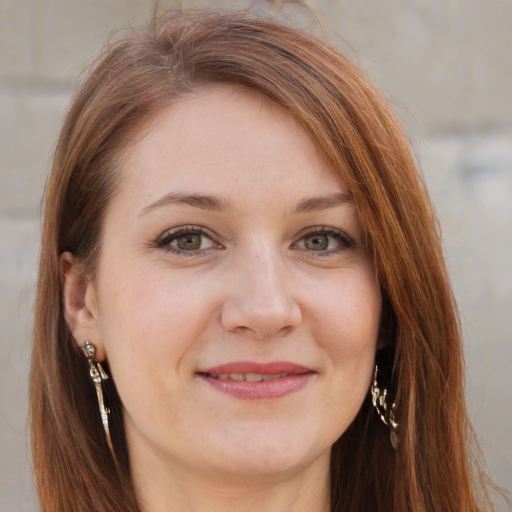
#> input picture face_generation/generated_faces/face_0.png, 1024 x 1024 px (shown at 1/2 size)
$ jupyter execute Untitled.ipynb
#> lines starting #> are read from the running program, lines starting #| are printed output that depends on the picture; pictures that were not available may be replaced by others from this repository, and a replacement may not be noted
[cell 1]
import cv2
import numpy as np
from PIL import Image
import os
import random

[cell 2]
synthetic_face_dir = '../face_generation/generated_faces'  # Adjusted path
synthetic_faces = []
try:
    for filename in os.listdir(synthetic_face_dir):
        if filename.endswith(('.png', '.jpg', '.jpeg')):
            img_path = os.path.join(synthetic_face_dir, filename)
            img = Image.open(img_path).convert("RGB")
#> img is the input picture: PIL image 1024x1024 RGB; mean R, G, B 159, 127.8, 112
            synthetic_faces.append(np.array(img))
    print(f"Loaded {len(synthetic_faces)} synthetic faces.")
    if not synthetic_faces:
        print("Warning: No synthetic faces found in the directory.")
except FileNotFoundError:
    print(f"Error: Directory '{synthetic_face_dir}' not found.")
    exit()

[cell 3]
video_path = 'input_video.mp4'  # Corrected path: video in the same directory
#> video_path = 'input_video.mp4'
cap = cv2.VideoCapture(video_path)

if not cap.isOpened():
    print(f"Error: Could not open video file: {video_path}")
    exit()

frame_width = int(cap.get(cv2.CAP_PROP_FRAME_WIDTH))
#> frame_width = 1024
frame_height = int(cap.get(cv2.CAP_PROP_FRAME_HEIGHT))
#> frame_height = 1024
fps = cap.get(cv2.CAP_PROP_FPS)
#> fps = 30
fourcc = cv2.VideoWriter_fourcc(*'mp4v')
output_video = cv2.VideoWriter('anonymized_video.mp4', fourcc, fps, (frame_width, frame_height)) # Corrected path: output in the same directory

[cell 4]
face_cascade_path = 'haarcascade_frontalface_default.xml' # Corrected path: Haar cascade in the same directory
face_cascade = cv2.CascadeClassifier(face_cascade_path)
if face_cascade.empty():
    print("Error: Haar cascade classifier not loaded.")
    cap.release()
    output_video.release()
    exit()

[cell 5]
while True:
    ret, frame = cap.read()
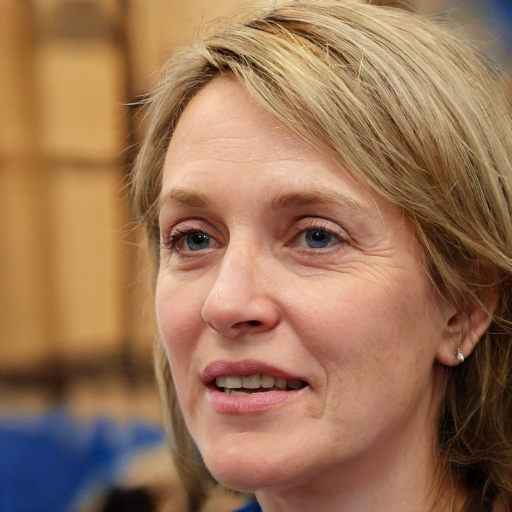
#> input picture face_generation/generated_faces/face_4.png, 1024 x 1024 px, given in place of input_video.mp4, which was not available (shown at 1/2 size)
#> frame is the input picture: shape (1024, 1024, 3); mean B, G, R 86.8, 115.9, 155
    if not ret:
        break

    gray = cv2.cvtColor(frame, cv2.COLOR_BGR2GRAY)
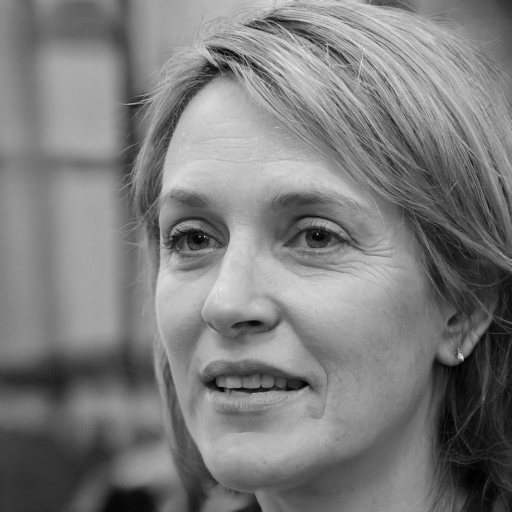
#> gray: shape (1024, 1024) (shown at 1/2 size); min 0, max 250, mean 124.2
    faces = face_cascade.detectMultiScale(gray, scaleFactor=1.1, minNeighbors=5, minSize=(30, 30))
#> faces = [[143, 187, 720, 720]]

    for (x, y, w, h) in faces:
        if synthetic_faces:
            random_face = random.choice(synthetic_faces)
            resized_face = cv2.resize(random_face, (w, h))
            frame[y:y+h, x:x+w] = resized_face
#> this loop made 1 pass
#> pass 1, `resized_face = cv2.resize(random_face, (w, h))`:
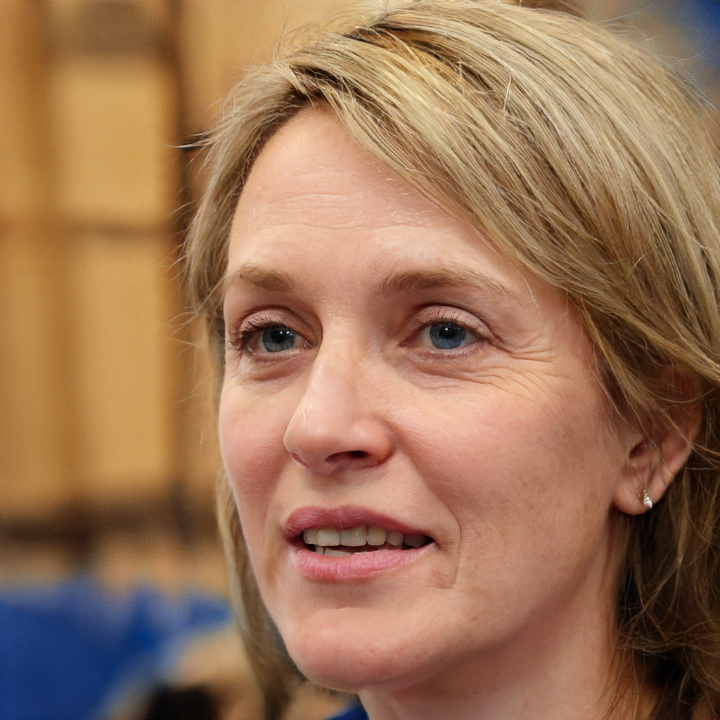
#> resized_face: shape (720, 720, 3); mean R, G, B 154.9, 115.8, 86.6
#> after the loop:
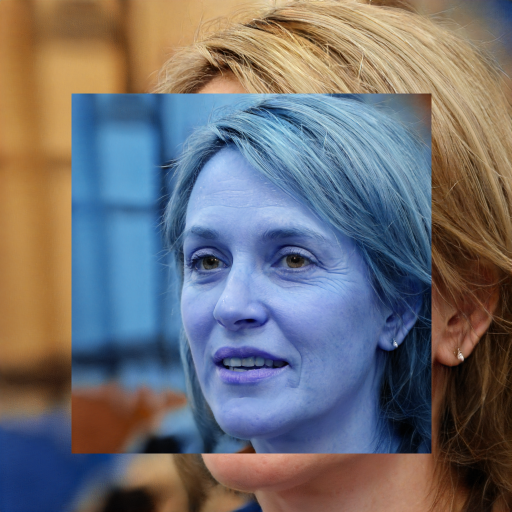
#> frame: shape (1024, 1024, 3) (shown at 1/2 size); mean B, G, R 114.4, 110.1, 111.8

    output_video.write(frame)
